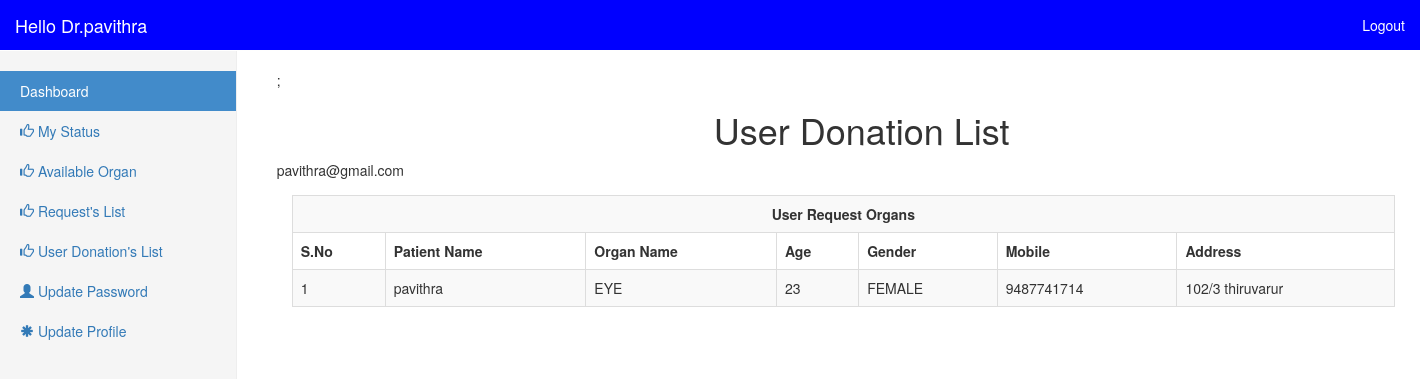
The app's page /doctor/index.php?page=user_donation_list (signed in) with its own data.
### tables this page shows
CREATE TABLE `doctors` (
  `id` int(30) NOT NULL,
  `name` varchar(50) NOT NULL,
  `email` varchar(50) NOT NULL,
  `password` varchar(50) NOT NULL,
  `mobile` varchar(50) NOT NULL,
  `hospital_name` varchar(50) NOT NULL,
  `state` varchar(50) NOT NULL,
  `district` varchar(50) NOT NULL,
  `taluk` varchar(40) NOT NULL,
  `post` varchar(50) NOT NULL
);

CREATE TABLE `donate_organs` (
  `id` int(11) NOT NULL,
  `user_id` int(11) NOT NULL,
  `contact_doctor_id` int(11) DEFAULT NULL,
  `patient_name` varchar(30) NOT NULL,
  `age` int(11) NOT NULL,
  `gender` varchar(10) NOT NULL,
  `address` varchar(50) NOT NULL,
  `mobile` varchar(30) NOT NULL,
  `blood_type` varchar(10) NOT NULL,
  `donate_organ` varchar(10) NOT NULL,
  `reason` varchar(100) DEFAULT NULL
);

### doctor/user_donate_list.php (the view, shortened to what this page needs)
;<?php
extract($_POST);
?>
<section id="admin_class" class="admin_class sections-bg">
      <div class="container" data-aos="fade-up">
      <div class="row">
        <div class="col-md-12">
            <div class="section-header">
              <center><h1>User Donation List</h1></center>
            </div>
        </div>
        </div>
      </div>
<table class='table table-responsive table-bordered table-striped table-hover' style=margin:15px;>
  <tr> <th colspan="7"> <center>User Request Organs</center> </th> </tr>
  <tr>
    <th>S.No</th>
    <th>Patient Name</th>
    <th>Organ Name</th>
    <th>Age</th>
    <th>Gender</th>
    <th>Mobile</th>
    <th>Address</th>
  </tr>
  <?php
   $i=1;
   $doctor_email= $_SESSION['doctor_login'];
   $retrieve_qeury = mysqli_query($conn,"select * from doctors where email='$doctor_email'");
   $doctor_row = mysqli_fetch_array($retrieve_qeury);
   $doctor_id = $doctor_row['id'];
   $request_organ_query = "select * from donate_organs where contact_doctor_id = '$doctor_id'" ;
   $request_organ_rows = mysqli_query($conn,$request_organ_query);
   while($request_organ_row=mysqli_fetch_array($request_organ_rows)){
  ?>
  <tr>
    <td><?php echo "$i";?></td>
    <td><?php echo "$request_organ_row[patient_name]";?></td>
    <td><?php echo "$request_organ_row[donate_organ]";?></td>
    <td><?php echo "$request_organ_row[age]";?></td>
    <td><?php echo "$request_organ_row[gender]";?></td>
    <td><?php echo "$request_organ_row[mobile]";?></td>
    <td><?php echo "$request_organ_row[address]";?></td>
  </tr>
  <?php
  $i++;
   }
  ?>
</table>

### doctor/index.php (shortened to what this page needs)
<?php
include('../dbconfig.php');
$user= $_SESSION['doctor_login'];
$sql=mysqli_query($conn,"select * from doctors where email='$user' ");
$doctors=mysqli_fetch_assoc($sql);
?>
<!DOCTYPE html>
<html lang="en">
  <head>
    <link href="../css/bootstrap.min.css" rel="stylesheet">
    <link href="../css/dashboard.css" rel="stylesheet">
  </head>
  <body>
    <nav class="navbar navbar-default navbar-fixed-top" role="navigation"  style="background:blue">
      <div class="container-fluid">
        <div class="navbar-header">
          <a class="navbar-brand" style="color:#FFFFFF" href="#">Hello Dr.<?php echo $doctors['name'];?></a>
        </div>
        <div id="navbar" class="navbar-collapse collapse">
          <ul class="nav navbar-nav navbar-right">
            <li><a href="logout.php"  style="color:#FFFFFF">Logout</a></li>
          </ul>
        </div>
      </div>
    </nav>
    <div class="container-fluid">
      <div class="row">
        <div class="col-sm-3 col-md-2 sidebar">
          <ul class="nav nav-sidebar">
            <li class="active"><a href="index.php">Dashboard <span class="sr-only">(current)</span></a></li>
            <li><a href="index.php?page=my_status"><span class="glyphicon glyphicon-thumbs-up"></span> My Status</a></li>
            <li><a href="index.php?page=available_organ"><span class="glyphicon glyphicon-thumbs-up"></span> Available Organ</a></li>
            <li><a href="index.php?page=request_list"><span class="glyphicon glyphicon-thumbs-up"></span> Request's List</a></li>
            <li><a href="index.php?page=user_donation_list"><span class="glyphicon glyphicon-thumbs-up"></span> User Donation's List</a></li>
            <li><a href="index.php?page=update_password"><span class="glyphicon glyphicon-user"></span> Update Password</a></li>
            <li><a href="index.php?page=update_profile"><span class="glyphicon glyphicon-asterisk"></span> Update Profile</a></li>
          </ul>
        </div>
        <div class="col-sm-9 col-sm-offset-3 col-md-10 col-md-offset-2 main">
		  <?php
		@$page=  $_GET['page'];
		  if($page!="")
		  {
      if($page=="user_donation_list")
			{
				include('user_donate_list.php');
			}
} ?>
        </div>
      </div>
    </div>
  </body>
</html>

### css/dashboard.css (style rules this page uses)
body { padding-top: 50px; }
.navbar-fixed-top { border: 0; }
.sidebar { display: none; }
@media (min-width: 768px) { .sidebar { position: fixed; top: 51px; bottom: 0; left: 0; z-index: 1000; display: block; padding: 20px; overflow-x: hidden; overflow-y: auto; background-color: #f5f5f5; border-right: 1px solid #eee; } }
.nav-sidebar { margin-right: -21px; margin-bottom: 20px; margin-left: -20px; }
.nav-sidebar > li > a { padding-right: 20px; padding-left: 20px; }
.nav-sidebar > .active > a, .nav-sidebar > .active > a:hover, .nav-sidebar > .active > a:focus { color: #fff; background-color: #428bca; }
.main { padding: 20px; }
@media (min-width: 768px) { .main { padding-right: 40px; padding-left: 40px; } }

### records on screen
doctors: name "pavithra"
donate_organs: patient_name "pavithra", donate_organ "EYE", age "23", gender "FEMALE", mobile "9487741714", address "102/3 thiruvarur"
